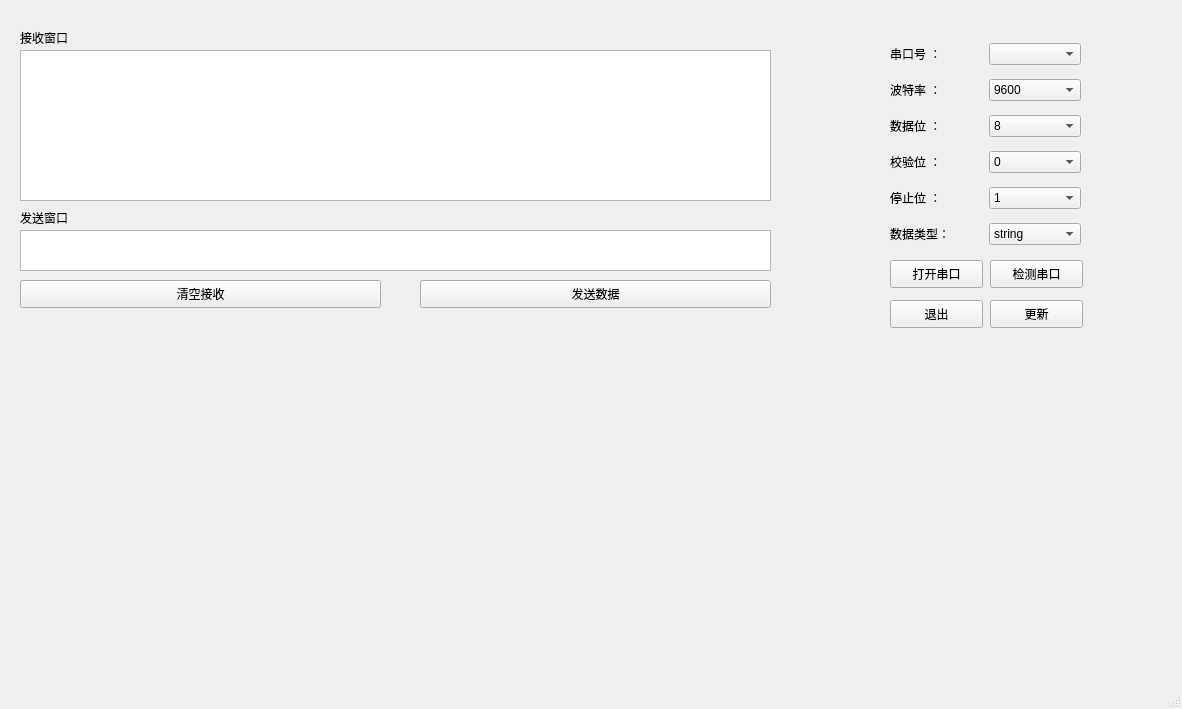
<?xml version="1.0" encoding="UTF-8"?>
<ui version="4.0">
 <class>ComTest</class>
 <widget class="QMainWindow" name="ComTest">
  <property name="geometry">
   <rect>
    <x>0</x>
    <y>0</y>
    <width>1182</width>
    <height>709</height>
   </rect>
  </property>
  <property name="windowTitle">
   <string>ComTest</string>
  </property>
  <widget class="QWidget" name="centralwidget">
   <widget class="QTextEdit" name="sendTextEdit">
    <property name="geometry">
     <rect>
      <x>20</x>
      <y>230</y>
      <width>751</width>
      <height>41</height>
     </rect>
    </property>
   </widget>
   <widget class="QPushButton" name="pushButton">
    <property name="geometry">
     <rect>
      <x>890</x>
      <y>300</y>
      <width>93</width>
      <height>28</height>
     </rect>
    </property>
    <property name="text">
     <string>退出</string>
    </property>
   </widget>
   <widget class="QPushButton" name="openButton">
    <property name="geometry">
     <rect>
      <x>890</x>
      <y>260</y>
      <width>93</width>
      <height>28</height>
     </rect>
    </property>
    <property name="text">
     <string>打开串口</string>
    </property>
   </widget>
   <widget class="QwtPlot" name="qwtPlot">
    <property name="geometry">
     <rect>
      <x>20</x>
      <y>360</y>
      <width>1141</width>
      <height>281</height>
     </rect>
    </property>
   </widget>
   <widget class="QPushButton" name="searchButton">
    <property name="geometry">
     <rect>
      <x>990</x>
      <y>260</y>
      <width>93</width>
      <height>28</height>
     </rect>
    </property>
    <property name="text">
     <string>检测串口</string>
    </property>
   </widget>
   <widget class="QPushButton" name="sendButton">
    <property name="geometry">
     <rect>
      <x>420</x>
      <y>280</y>
      <width>351</width>
      <height>28</height>
     </rect>
    </property>
    <property name="text">
     <string>发送数据</string>
    </property>
   </widget>
   <widget class="QPushButton" name="clearButton">
    <property name="geometry">
     <rect>
      <x>20</x>
      <y>280</y>
      <width>361</width>
      <height>28</height>
     </rect>
    </property>
    <property name="text">
     <string>清空接收</string>
    </property>
   </widget>
   <widget class="QLabel" name="label_3">
    <property name="geometry">
     <rect>
      <x>20</x>
      <y>30</y>
      <width>72</width>
      <height>15</height>
     </rect>
    </property>
    <property name="text">
     <string>接收窗口</string>
    </property>
   </widget>
   <widget class="QLabel" name="label_4">
    <property name="geometry">
     <rect>
      <x>20</x>
      <y>210</y>
      <width>72</width>
      <height>15</height>
     </rect>
    </property>
    <property name="text">
     <string>发送窗口</string>
    </property>
   </widget>
   <widget class="QTextEdit" name="recvTextEdit">
    <property name="geometry">
     <rect>
      <x>20</x>
      <y>50</y>
      <width>751</width>
      <height>151</height>
     </rect>
    </property>
   </widget>
   <widget class="QWidget" name="layoutWidget">
    <property name="geometry">
     <rect>
      <x>890</x>
      <y>35</y>
      <width>191</width>
      <height>221</height>
     </rect>
    </property>
    <layout class="QGridLayout" name="gridLayout">
     <item row="0" column="0">
      <widget class="QLabel" name="label">
       <property name="text">
        <string>串口号 ：</string>
       </property>
      </widget>
     </item>
     <item row="0" column="1">
      <widget class="QComboBox" name="portNameBox"/>
     </item>
     <item row="1" column="0">
      <widget class="QLabel" name="label_2">
       <property name="text">
        <string>波特率 ：</string>
       </property>
      </widget>
     </item>
     <item row="1" column="1">
      <widget class="QComboBox" name="baudrateBox">
       <item>
        <property name="text">
         <string>9600</string>
        </property>
       </item>
       <item>
        <property name="text">
         <string>19200</string>
        </property>
       </item>
       <item>
        <property name="text">
         <string>115200</string>
        </property>
       </item>
      </widget>
     </item>
     <item row="2" column="0">
      <widget class="QLabel" name="label_5">
       <property name="text">
        <string>数据位 ：</string>
       </property>
      </widget>
     </item>
     <item row="2" column="1">
      <widget class="QComboBox" name="dataBitsBox">
       <item>
        <property name="text">
         <string>8</string>
        </property>
       </item>
      </widget>
     </item>
     <item row="3" column="0">
      <widget class="QLabel" name="label_6">
       <property name="text">
        <string>校验位 ：</string>
       </property>
      </widget>
     </item>
     <item row="3" column="1">
      <widget class="QComboBox" name="ParityBox">
       <item>
        <property name="text">
         <string>0</string>
        </property>
       </item>
      </widget>
     </item>
     <item row="4" column="0">
      <widget class="QLabel" name="label_7">
       <property name="text">
        <string>停止位 ：</string>
       </property>
      </widget>
     </item>
     <item row="4" column="1">
      <widget class="QComboBox" name="stopBitsBox">
       <item>
        <property name="text">
         <string>1</string>
        </property>
       </item>
       <item>
        <property name="text">
         <string>2</string>
        </property>
       </item>
      </widget>
     </item>
     <item row="5" column="0">
      <widget class="QLabel" name="label_8">
       <property name="text">
        <string>数据类型：</string>
       </property>
      </widget>
     </item>
     <item row="5" column="1">
      <widget class="QComboBox" name="send_state">
       <item>
        <property name="text">
         <string>string</string>
        </property>
       </item>
       <item>
        <property name="text">
         <string>hex</string>
        </property>
       </item>
      </widget>
     </item>
    </layout>
   </widget>
   <widget class="QPushButton" name="pushButton_2">
    <property name="geometry">
     <rect>
      <x>990</x>
      <y>300</y>
      <width>93</width>
      <height>28</height>
     </rect>
    </property>
    <property name="text">
     <string>更新</string>
    </property>
   </widget>
  </widget>
  <widget class="QMenuBar" name="menubar">
   <property name="geometry">
    <rect>
     <x>0</x>
     <y>0</y>
     <width>1182</width>
     <height>26</height>
    </rect>
   </property>
  </widget>
  <widget class="QStatusBar" name="statusbar"/>
 </widget>
 <customwidgets>
  <customwidget>
   <class>QwtPlot</class>
   <extends>QFrame</extends>
   <header>qwt_plot.h</header>
  </customwidget>
 </customwidgets>
 <resources/>
 <connections/>
</ui>
